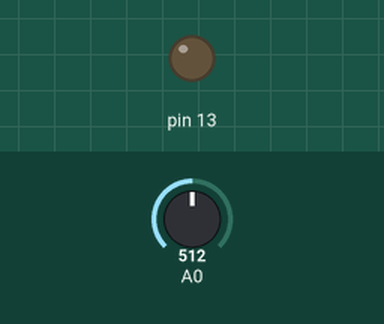
Bench run of a sketch on a simulated Arduino Uno, built with avr-gcc and run on an emulated ATmega328P. Shown: output pins drawn as LEDs (lit = HIGH). The test bench sets the inputs (shaded band); at power-on: A0 = 512.

Above: at 1.3 s.
1.4 s: A0 set to 0
At 2.7 s:
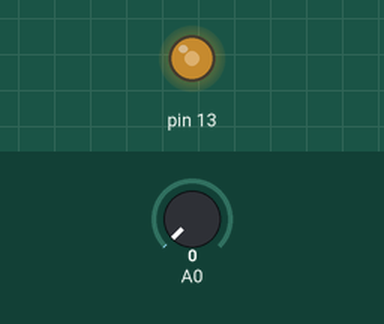
3.0 s: A0 set to 122
At 3.18 s:
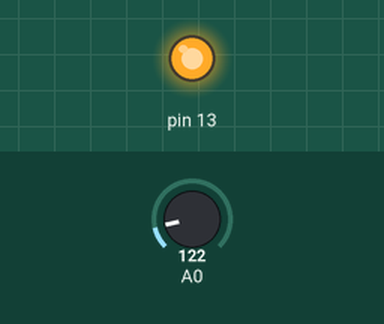
Timing chart, 0 to 12.1 s (numbered marks = the images above; inputs shaded):
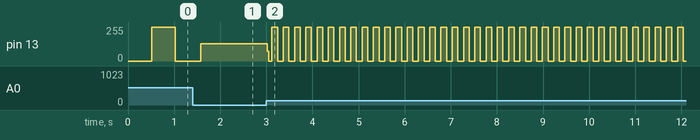

The sketch:

toggle_rate_by__LDR.ino
```cpp
/*write a program to toggle the led on pon 13 with the delay defined by LDR connected to pin A0*/
int val;
int val1;
bool n;
void setup() {
  // put your setup code here, to run once:
  pinMode(13,OUTPUT);
  // syntax for map funtion is map(val,from min,from max,to min,to max)
  // LDR produce values from 200 to 800
  n=0;
}

void loop() {
  val=analogRead(A0);
  val1=map(val,200,800,0,1000);
  delay(val);
  n=!n;
  digitalWrite(13,n);

  // put your main code here, to run repeatedly:

}
```

Measured:
- after the input at 3.0 s, pin 13: 128/255 → 72/255 at once, then moves between 0/255 and 255/255, repeating every 0.49 s
